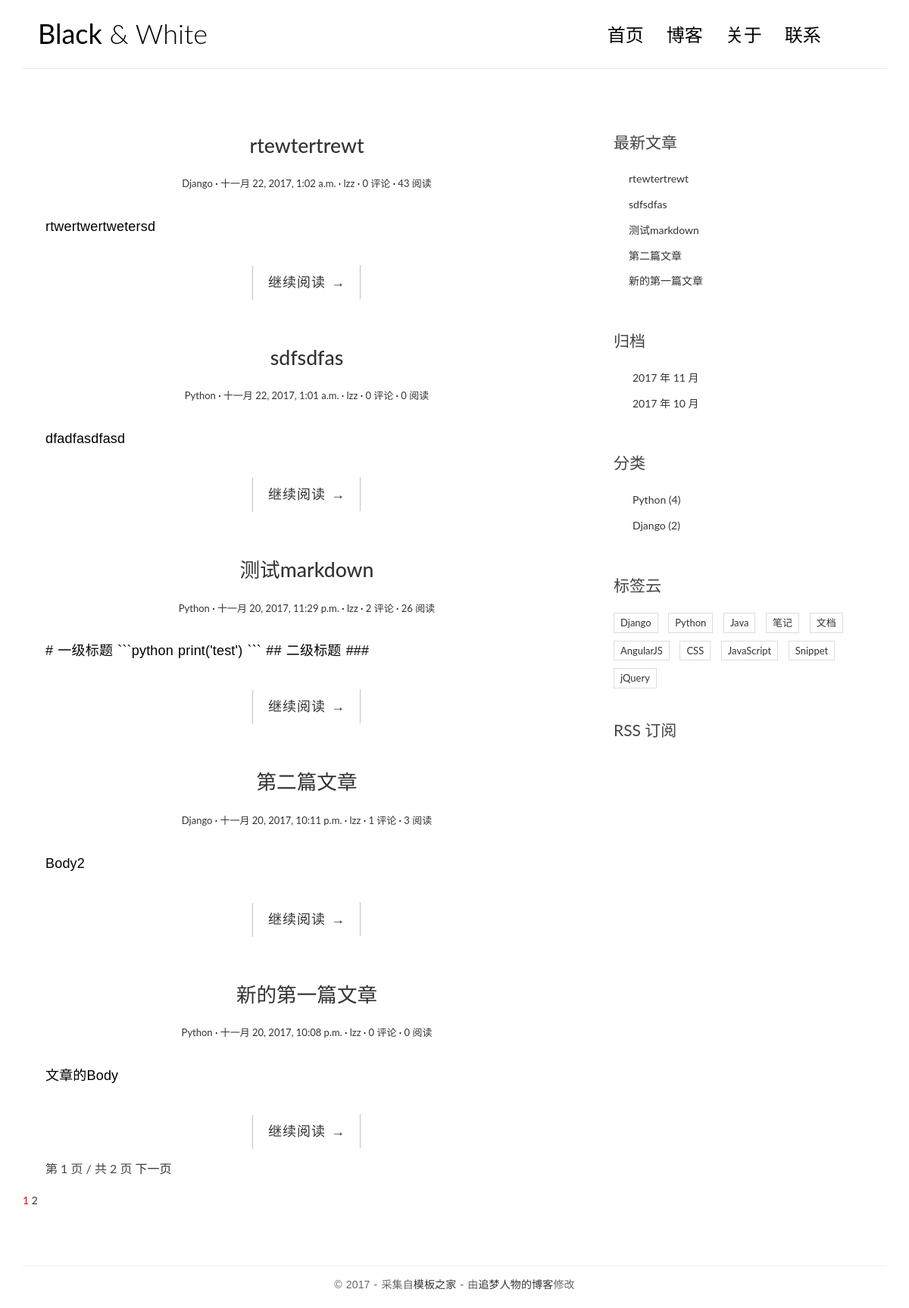
The page / on the database its author committed.
### blog/models.py (models this page shows, shortened)
class Post(models.Model):
    title = models.CharField(max_length=70)
    body = models.TextField()
    created_time = models.DateTimeField()
    modified_time = models.DateTimeField()
    excerpt = models.CharField(max_length=100, blank=True)
    category = models.ForeignKey(Category)
    tags = models.ManyToManyField(Tag, blank=True)
    author = models.ForeignKey(User)
    views = models.PositiveIntegerField(default=0)
    def get_absolute_url(self):
        return reverse('blog:detail', kwargs={'pk': self.pk})
    class Meta:
        ordering = ['-created_time']
        verbose_name_plural = '文章'

class Category(models.Model):
    name = models.CharField(max_length=100)
    def __str__(self):
        return self.name

### blog/views.py (the view, shortened to what this page needs)
# urls.py: url(r'^$', views.IndexView.as_view(), name='index'),
class IndexView(ListView):
    model = Post
    template_name = 'blog/index.html'
    context_object_name = 'post_list'
    paginate_by = 5
    def get_context_data(self, **kwargs):
        context = super().get_context_data(**kwargs)
        paginator = context.get('paginator')
        page = context.get('page_obj')
        is_paginated = context.get('is_paginated')
        pagination_data = self.pagination_data(paginator, page, is_paginated)
        context.update(pagination_data)
        return context
    def pagination_data(self, paginator, page, is_paginated):
        if not is_paginated:
            return {}
        left = []
        right = []
        left_has_more = False
        right_has_more = False
        first = False
        last = False
        page_number = page.number
        total_pages = paginator.num_pages
        page_range = paginator.page_range
        if page_number == 1:
            right = page_range[page_number:page_number + 2]
            if right[-1] < total_pages - 1:
                right_has_more = True
            if right[-1] < total_pages:
                last = True
        elif page_number == total_pages:
            left = page_range[(page_number - 3) if (page_number - 3) > 0 else 0:page_number - 1]
            if left[0] > 2:
                left_has_more = True
            if left[0] > 1:
                first = True
        data = {
            'left': left,
            'right': right,
            'left_has_more': left_has_more,
            'right_has_more': right_has_more,
            'first': first,
            'last': last,
        }
        return data

### blog/templatetags/blog_tags.py (called while the page is built)
@register.simple_tag
def get_recent_posts(num=5):
    return Post.objects.all().order_by('-created_time')[:num]

@register.simple_tag
def archives():
    return Post.objects.dates('created_time', 'month', order='DESC')

@register.simple_tag()
def get_categories():
    return Category.objects.annotate(num_posts=Count('post')).filter(num_posts__gt=0)

### templates/blog/index.html (shortened to what this page needs)
{% extends 'base.html' %}
{% block main %}
{% for post in post_list %}
<article class="post post-{{ post.pk }}">
    <header class="entry-header">
        <h1 class="entry-title">
            <a href="{{ post.get_absolute_url }}">{{ post.title }}</a>
        </h1>
        <div class="entry-meta">
            <span class="post-category"><a href="#">{{ post.category }}</a></span>
            <span class="post-date"><a href="#"><time class="entry-date"
                                                      datetime="{{ post.created_time }}">{{ post.created_time }}</time></a></span>
            <span class="post-author"><a href="#">{{ post.author }}</a></span>
            <span class="comments-link"><a href="#">{{ post.comments_set.count }} 评论</a></span>
            <span class="views-count"><a href="#">{{ post.views }} 阅读</a></span>
        </div>
    </header>
    <div class="entry-content clearfix">
        <p>{{ post.body|truncatechars:54 }}</p>
        <div class="read-more cl-effect-14">
            <a href="{{ post.get_absolute_url }}" class="more-link">继续阅读 <span class="meta-nav">→</span></a>
        </div>
    </div>
</article>
{% empty %}
<div class="no-post">暂时没有发布的文章!</div>
{% endfor %}
{% if is_paginated %}
<div class="pagination-simple">
    <span class="current">第 {{ page_obj.number }} 页 / 共 {{ paginator.num_pages }} 页</span>
    {% if page_obj.has_next %}
    <a href="?page={{ page_obj.next_page_number }}">下一页</a>
    {% endif %}
</div>
{% endif %}
{% if is_paginated %}
<div class="pagination">
  <a href="?page={{ page_obj.number }}" style="color: red">{{ page_obj.number }}</a>
  {% if right %}
    {% for i in right %}
        <a href="?page={{ i }}">{{ i }}</a>
    {% endfor %}
  {% endif %}
</div>
{% endif %}
{% endblock %}

### templates/base.html (shortened to what this page needs)
{% load blog_tags %}
<!DOCTYPE html>
<html>
<head>
    <link rel="stylesheet" href="/static/css/bootstrap.min.css">
    <link rel="stylesheet" href="http://code.ionicframework.com/ionicons/2.0.1/css/ionicons.min.css">
    <link rel="stylesheet" href="/static/css/pace.css">
    <link rel="stylesheet" href="/static/css/custom.css">
    <link rel="stylesheet" href="/static/css/highlights/github.css">
</head>
<body>
<div class="container">
    <header id="site-header">
        <div class="row">
            <div class="col-md-4 col-sm-5 col-xs-8">
                <div class="logo">
                    <h1><a href="{% url 'blog:index' %}"><b>Black</b> &amp; White</a></h1>
                </div>
            </div>
            <div class="col-md-8 col-sm-7 col-xs-4">
                <nav class="main-nav" role="navigation">
                    <div class="collapse navbar-collapse" id="bs-example-navbar-collapse-1">
                        <ul class="nav navbar-nav navbar-right">
                            <li class="cl-effect-11"><a href="{% url 'blog:index' %}" data-hover="首页">首页</a></li>
                            <li class="cl-effect-11"><a href="full-width.html" data-hover="博客">博客</a></li>
                            <li class="cl-effect-11"><a href="about.html" data-hover="关于">关于</a></li>
                            <li class="cl-effect-11"><a href="contact.html" data-hover="联系">联系</a></li>
                        </ul>
                    </div>
                </nav>
            </div>
        </div>
    </header>
</div>
<div class="content-body">
    <div class="container">
        <div class="row">
            <main class="col-md-8">
                {% block main %}
                {% endblock %}
            </main>
            <aside class="col-md-4">
                <div class="widget widget-recent-posts">
                    <h3 class="widget-title">最新文章</h3>
                    {% get_recent_posts as recent_post_list %}
                    <ul>
                        {% for post in recent_post_list %}
                        <li>
                            <a href="{{ post.get_absolute_url }}">{{ post.title }}</a>
                        </li>
                        {% endfor %}
                    </ul>
                </div>
                <div class="widget widget-archives">
                    <h3 class="widget-title">归档</h3>
                    {% archives as date_list %}
                    <ul>
                        {% for date in date_list %}
                        <li>
                            <a href="{% url 'blog:archives' date.year date.month %}">{{ date.year }} 年 {{ date.month }} 月</a>
                        </li>
                        {% endfor %}
                    </ul>
                </div>
                <div class="widget widget-category">
                    <h3 class="widget-title">分类</h3>
                    {% get_categories as category_list %}
                    <ul>
                        {% for category in category_list %}
                        <li>
                            <a href="{% url 'blog:category' category.pk %}">{{ category.name }}
                                <span class="post-count">({{ category.num_posts }})</span>
                            </a>
                        </li>
                        {% endfor %}
                    </ul>
                </div>
                <div class="widget widget-tag-cloud">
                    <h3 class="widget-title">标签云</h3>
                    <ul>
                        <li>
                            <a href="#">Django</a>
                        </li>
                        <li>
                            <a href="#">Python</a>
                        </li>
                        <li>
                            <a href="#">Java</a>
                        </li>
                        <li>
                            <a href="#">笔记</a>
                        </li>
                        <li>
                            <a href="#">文档</a>
                        </li>
                        <li>
                            <a href="#">AngularJS</a>
                        </li>
                        <li>
                            <a href="#">CSS</a>
                        </li>
                        <li>
                            <a href="#">JavaScript</a>
                        </li>
                        <li>
                            <a href="#">Snippet</a>
                        </li>
                        <li>
                            <a href="#">jQuery</a>
                        </li>
                    </ul>
                </div>
                <div class="rss">
                    <a href=""> RSS 订阅</a>
                </div>
            </aside>
        </div>
    </div>
</div>
<footer id="site-footer">
    <div class="container">
        <div class="row">
            <div class="col-md-12">
                <p class="copyright">&copy 2017 - 采集自<a href="http://www.cssmoban.com/"
                                                        target="_blank" title="模板之家">模板之家</a>
                    - 由<a href="http://zmrenwu.com/" title="网页模板" target="_blank">追梦人物的博客</a>修改
                </p>
            </div>
        </div>
    </div>
</footer>
</body>
</html>

### statics/css/custom.css (style rules this page uses)
* { outline: none; }
h1, h2, h3, h4, h5, h6 { margin-top: 0; }
b { font-weight: 400; }
a { color: #333; }
body { color: #444; font-family: 'Lato', sans-serif; }
p { font-family: 'Ubuntu', sans-serif; font-weight: 400; word-spacing: 1px; letter-spacing: 0.01em; }
#site-header { background-color: #FFF; padding: 25px 20px; margin-bottom: 40px; border-bottom: 1px solid #e7e7e7; }
.logo h1 a { color: #000; }
.logo h1 { margin: 0; font-family: 'Lato', sans-serif; font-weight: 300; }
.main-nav { margin-top: 11px; max-width: 95%; }
.main-nav a { color: #000000 !important; padding: 0 0 5px 0 !important; margin-right: 30px; font-family: 'Lato', sans-serif; font-weight: 300; font-size: 24px; }
.cl-effect-11 a { padding: 10px 0; color: #0972b4; text-shadow: none; }
.cl-effect-11 a::before { position: absolute; top: 0; left: 0; overflow: hidden; padding: 0 0 5px 0 !important; max-width: 0; border-bottom: 1px solid #000; color: #000; content: attr(data-hover); white-space: nowrap; -webkit-transition: max-width 0.5s; -moz-transition: max-width 0.5s; transition: max-width 0.5s; }
.content-body { padding-bottom: 4em; }
.post { background: #fff; padding: 30px 30px 0; }
.entry-title { text-align: center; font-size: 1.9em; margin-bottom: 20px; line-height: 1.6; padding: 10px 20px 0; }
.entry-meta { text-align: center; color: #DDDDDD; font-size: 13px; margin-bottom: 30px; }
.entry-content { font-size: 18px; line-height: 1.9; font-weight: 300; color: #000; }
.post-category::after, .post-date::after, .post-author::after, .comments-link::after { content: ' ·'; color: #000; }
.read-more { font-family: 'Ubuntu', sans-serif; font-weight: 400; word-spacing: 1px; letter-spacing: 0.01em; text-align: center; margin-top: 20px; }
.cl-effect-14 a { padding: 0 20px; height: 45px; line-height: 45px; position: relative; display: inline-block; margin: 15px 25px; letter-spacing: 1px; font-weight: 400; text-shadow: 0 0 1px rgba(255, 255, 255, 0.3); }
.cl-effect-14 a::before, .cl-effect-14 a::after { position: absolute; width: 45px; height: 1px; background: #C3C3C3; content: ''; -webkit-transition: all 0.3s; -moz-transition: all 0.3s; transition: all 0.3s; pointer-events: none; }
.cl-effect-14 a::before { top: 0; left: 0; -webkit-transform: rotate(90deg); -moz-transform: rotate(90deg); transform: rotate(90deg); -webkit-transform-origin: 0 0; -moz-transform-origin: 0 0; transform-origin: 0 0; }
.cl-effect-14 a::after { right: 0; bottom: 0; -webkit-transform: rotate(90deg); -moz-transform: rotate(90deg); transform: rotate(90deg); -webkit-transform-origin: 100% 0; -moz-transform-origin: 100% 0; transform-origin: 100% 0; }
.widget { background: #fff; padding: 30px 0 0; }
.widget-title { font-size: 1.5em; margin-bottom: 20px; line-height: 1.6; padding: 10px 0 0; font-weight: 400; }
.widget-recent-posts ul { padding: 0; margin: 0; padding-left: 20px; }
.widget-recent-posts ul li { list-style-type: none; position: relative; line-height: 170%; margin-bottom: 10px; }
.widget-recent-posts ul li::before { content: '\f3d3'; font-family: "Ionicons"; position: absolute; left: -17px; top: 3px; font-size: 16px; color: #000; }
.widget-archives ul { padding: 0; margin: 0; padding-left: 25px; }
.widget-archives ul li { list-style-type: none; position: relative; line-height: 170%; margin-bottom: 10px; }
.widget-archives ul li::before { content: '\f3f3'; font-family: "Ionicons"; position: absolute; left: -25px; top: 1px; font-size: 16px; color: #000; }
.widget-category ul { padding: 0; margin: 0; padding-left: 25px; }
.widget-category ul li { list-style-type: none; position: relative; line-height: 170%; margin-bottom: 10px; }
.widget-category ul li::before { content: '\f3fe'; font-family: "Ionicons"; position: absolute; left: -25px; top: 1px; font-size: 18px; color: #000; }
.widget-tag-cloud ul { padding: 0; margin: 0; margin-right: -10px; }
.widget-tag-cloud ul li { list-style-type: none; font-size: 13px; display: inline-block; margin-right: 10px; margin-bottom: 10px; padding: 3px 8px; border: 1px solid #ddd; }
.rss { font-size: 21px; margin-top: 30px; }
.rss a { color: #444; }
#site-footer { padding-top: 10px; padding: 0 0 1.5em 0; }
.copyright { text-align: center; padding-top: 1em; margin: 0; border-top: 1px solid #eee; color: #666; }
.pagination-simple { padding-left: 30px; font-size: 16px; }

### rows shown on the page
Post: title "rtewtertrewt", category "Django", created_time "十一月 22, 2017, 1:02 a.m.", author "lzz", comments_set.count "0", views "43", body "rtwertwertwetersd"
Post: title "sdfsdfas", category "Python", created_time "十一月 22, 2017, 1:01 a.m.", author "lzz", comments_set.count "0", views "0", body "dfadfasdfasd"
Post: title "测试markdown", category "Python", created_time "十一月 20, 2017, 11:29 p.m.", author "lzz", comments_set.count "2", views "26", body "# 一级标题 ```python print('test') ``` ## 二级标题 ###"
Post: title "第二篇文章", category "Django", created_time "十一月 20, 2017, 10:11 p.m.", author "lzz", comments_set.count "1", views "3", body "Body2"
Post: title "新的第一篇文章", category "Python", created_time "十一月 20, 2017, 10:08 p.m.", author "lzz", comments_set.count "0", views "0", body "文章的Body"
Category: name "Python", num_posts "4"
Category: name "Django", num_posts "2"

### other values the page prints
{{ page_obj.number }} "1"
{{ paginator.num_pages }} "2"
{{ i }} "2"
{{ date.year }} "2017" "2017"
{{ date.month }} "11" "10"
